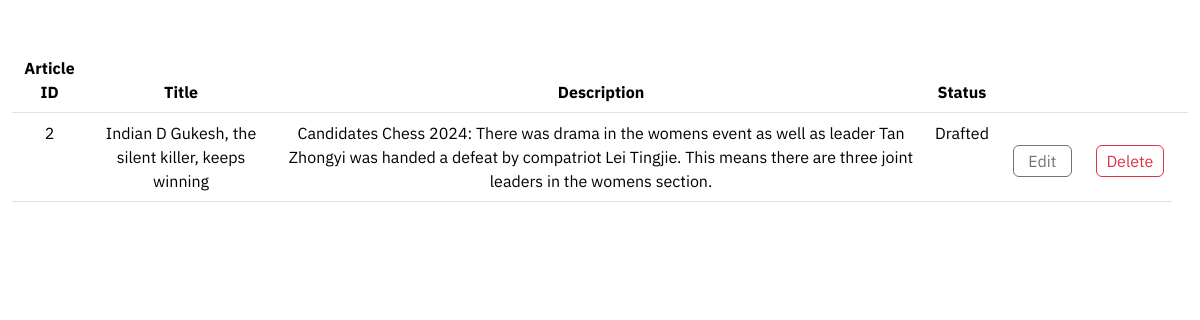
The page /user_articles_drafted.php on the database its author committed.
### tables this page shows
CREATE TABLE `articles` (
  `a_id` int(11) NOT NULL,
  `title` text NOT NULL,
  `author` varchar(50) NOT NULL,
  `description` text NOT NULL,
  `article` text NOT NULL,
  `image` text NOT NULL,
  `category` text NOT NULL,
  `status` text NOT NULL
);

### user_articles_drafted.php (the view, shortened to what this page needs)
<?php
include 'login.php';
$d_articles_query = "SELECT * FROM articles where status = 'drafted'";
$d_articles_results = mysqli_query($conn, $d_articles_query);
?>
<!DOCTYPE html>
<html lang="en">
<head>
    <link href="https://cdn.jsdelivr.net/npm/bootstrap@5.3.3/dist/css/bootstrap.min.css" rel="stylesheet">
</head>
<body style='font-family: "IBM Plex Sans", sans-serif;'>
    <section class="container-fluid col text-center my-5 ">
        <table class="table table-hover">
            <thead>
                <tr>
                    <th scope="col">Article ID</th>
                    <th scope="col">Title</th>
                    <th scope="col">Description</th>
                    <th scope="col">Status</th>
                    <th scope="col"></th>
                    <th scope="col"></th>
                    <th scope="col"></th>
                </tr>
            </thead>
            <tbody>
                <?php
                $i = 1;
                while ($rows = mysqli_fetch_assoc($d_articles_results)) {
                    echo '<tr data-bs-toggle="modal" data-bs-target="#exampleModal' . $i . '">
                                <td>' . $rows['a_id'] . '</td>
                                <td>' . $rows['title'] . '</td>
                                <td>' . $rows['description'] . '</td>
                                <td>' . ucfirst($rows['status']) . '</td>
                                <td><a href="admin_edit_article.php?a_id=' . $rows['a_id'] . '">
                                <button type="button" class="btn btn-outline-secondary mt-4 ms-2"
                                style="--bs-btn-padding-y: .20rem; --bs-btn-padding-x: .90rem; --bs-btn-font-size: 1.0rem;">Edit</button></a></td>
                                <form method="post" action ="?a_id=' . $rows['a_id'] . '">
                                <td>
                                <button type="submit" name="delete_article" class="btn btn-outline-danger mt-4 ms-2"
                                style="--bs-btn-padding-y: .20rem; --bs-btn-padding-x: .6rem; --bs-btn-font-size: 1.0rem;">Delete</button></td>
                                </form>
                            </tr>
                            <div class="modal fade" id="exampleModal' . $i . '" tabindex="-1" aria-labelledby="exampleModalLabel' . $i . '" aria-hidden="true">
                                        <h3 class="modal-title fs-5" id="exampleModalLabel' . $i . '">Complete Article</h3>
                                    <h1 class="modal-title fs-5" id="exampleModalLabel' . $i . '">' . $rows['title'] . '</h1>
                                        <div class="container row my-5"><img src="' . $rows['image'] . '" width = "500px"></img></div>
                                        <div class="container row"><p>' . $rows['article'] . '</p></div>
                                </div>
                            ';
                    $i++;
                }
                ?>
            </tbody>
        </table>
    </section>
</body>
</html>

### rows shown on the page
articles: a_id "2", title "Indian D Gukesh, the silent killer, keeps winning", description "Candidates Chess 2024: There was drama in the womens event as well as leader Tan Zhongyi was handed a defeat by compatriot Lei Tingjie. This means there are three joint leaders in the womens section.", status "Drafted"
